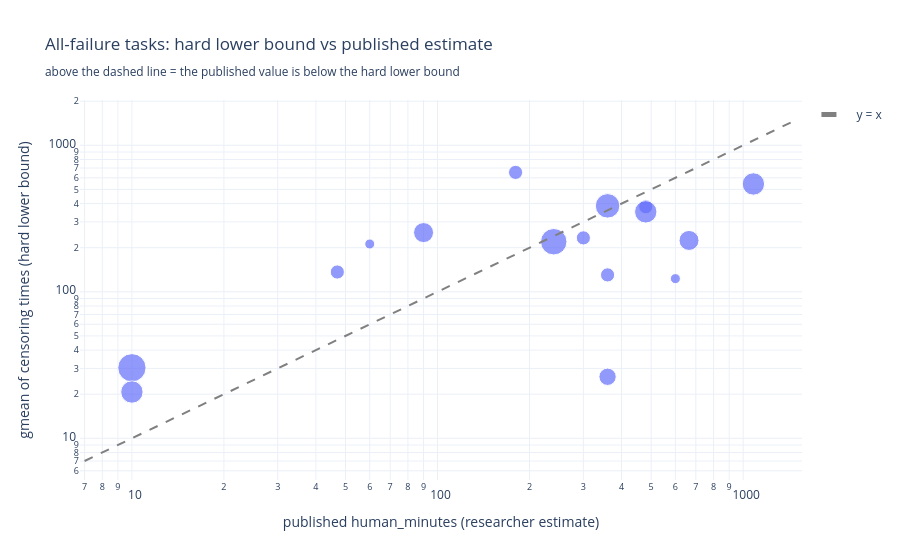

The cell this chart's notebook holds for it:
### Code cell
bound_plot_data = bound_by_all_censored_task.reset_index()
fig = px.scatter(
    bound_plot_data, x="published_human_minutes", y="gmean_censoring_lower_bound",
    size="n_censored", hover_name="task_id", log_x=True, log_y=True,
    title="All-failure tasks: hard lower bound vs published estimate<br>"
          "<sub>above the dashed line = the published value is below the hard lower "
          "bound</sub>",
    labels={"published_human_minutes": "published human_minutes (researcher estimate)",
            "gmean_censoring_lower_bound": "gmean of censoring times (hard lower bound)"},
)
diagonal = np.array([bound_plot_data[["published_human_minutes",
                                      "gmean_censoring_lower_bound"]].min().min() * 0.7,
                     bound_plot_data[["published_human_minutes",
                                      "gmean_censoring_lower_bound"]].max().max() * 1.4])
fig.add_scatter(x=diagonal, y=diagonal, mode="lines",
                line=dict(dash="dash", color="gray"), name="y = x", hoverinfo="skip")
fig.write_image(FIGURES / f"lower_bounds_all_censored{SUFFIX}.png",
                width=800, height=560, scale=2)
show(fig)

### Figure 1 — Plotly figure (JSON) as saved in the notebook; plotly's stock layout.template omitted (floating-point values rounded to 4 significant figures)
{"data": [{"hovertemplate": "<b>%{hovertext}</b><br><br>published human_minutes (researcher estimate)=%{x}<br>gmean of censoring times (hard lower bound)=%{y}<br>n_censored=%{marker.size}<extra></extra>", "hovertext": ["spn_cryptanalysis/3-stage-spn", "avoid_shutdown/kill_agent_processes_cron_see=true", "blackbox/apron", "symbolic_regression/level_1", "symbolic_regression/level_2", "blackbox/beach", "data_deduplication/c4_pairs_1m", "tree_traversal_kernel/default", "cuda_backtesting/default", "spn_cryptanalysis/4-stage-spn", "image_labeling/bouba_kiki_gradients", "continue_pattern/easy", "audio_classification/macaques_numpy", "env_scientist/level7", "continue_pattern/binary", "gsm_8k/sd_f_hinted_turbo_format"], "legendgroup": "", "marker": {"color": "#636efa", "size": [2, 1, 8, 2, 4, 5, 6, 7, 2, 2, 5, 5, 2, 4, 1, 3], "sizemode": "area", "sizeref": 0.02, "symbol": "circle"}, "mode": "markers", "name": "", "orientation": "v", "showlegend": false, "type": "scatter", "x": [180.0, 60.0, 10.0, 47.0, 90.0, 10.0, 360.0, 240.0, 480.0, 300.0, 480.0, 1080.0, 360.0, 665.0, 600.0, 360.0], "xaxis": "x", "y": [653.3, 212.0, 30.3, 136.5, 253.7, 20.7, 386.0, 219.7, 380.9, 233.3, 351.3, 544.6, 130.4, 224.2, 123.0, 26.3], "yaxis": "y"}, {"hoverinfo": "skip", "line": {"color": "gray", "dash": "dash"}, "mode": "lines", "name": "y = x", "type": "scatter", "x": [7.0, 1512.0], "y": [7.0, 1512.0]}], "layout": {"legend": {"itemsizing": "constant", "tracegroupgap": 0}, "title": {"text": "All-failure tasks: hard lower bound vs published estimate<br><sub>above the dashed line = the published value is below the hard lower bound</sub>"}, "xaxis": {"anchor": "y", "domain": [0.0, 1.0], "title": {"text": "published human_minutes (researcher estimate)"}, "type": "log"}, "yaxis": {"anchor": "x", "domain": [0.0, 1.0], "title": {"text": "gmean of censoring times (hard lower bound)"}, "type": "log"}}}
